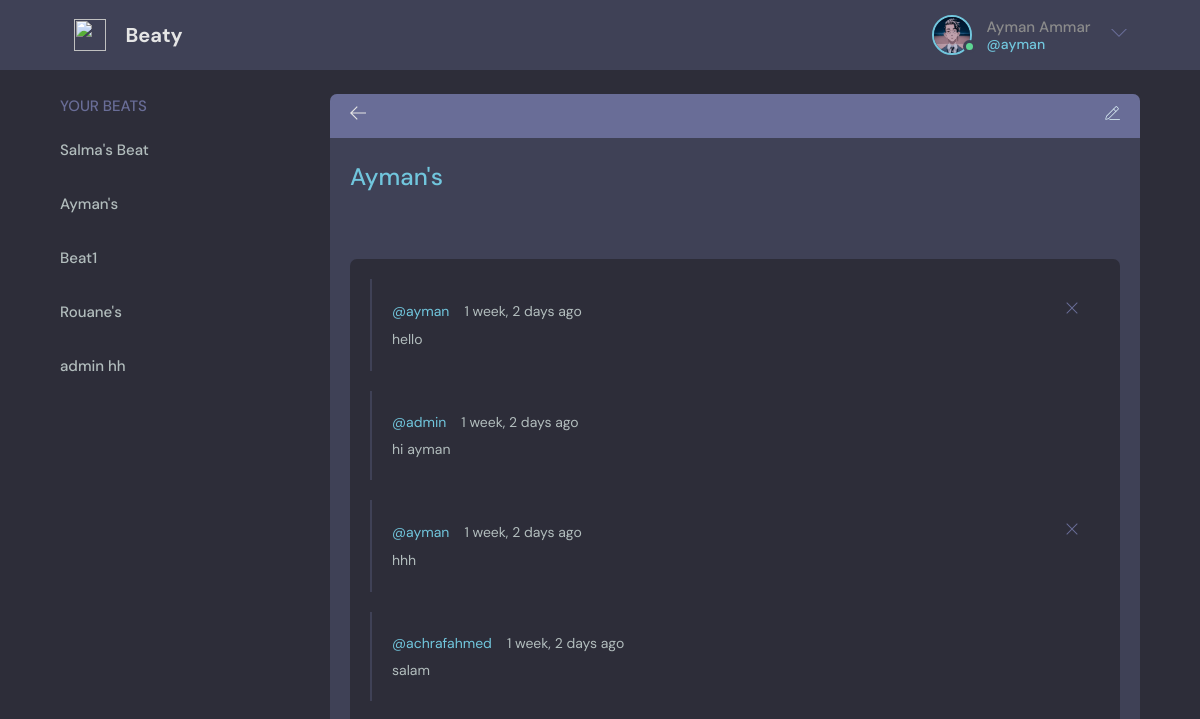
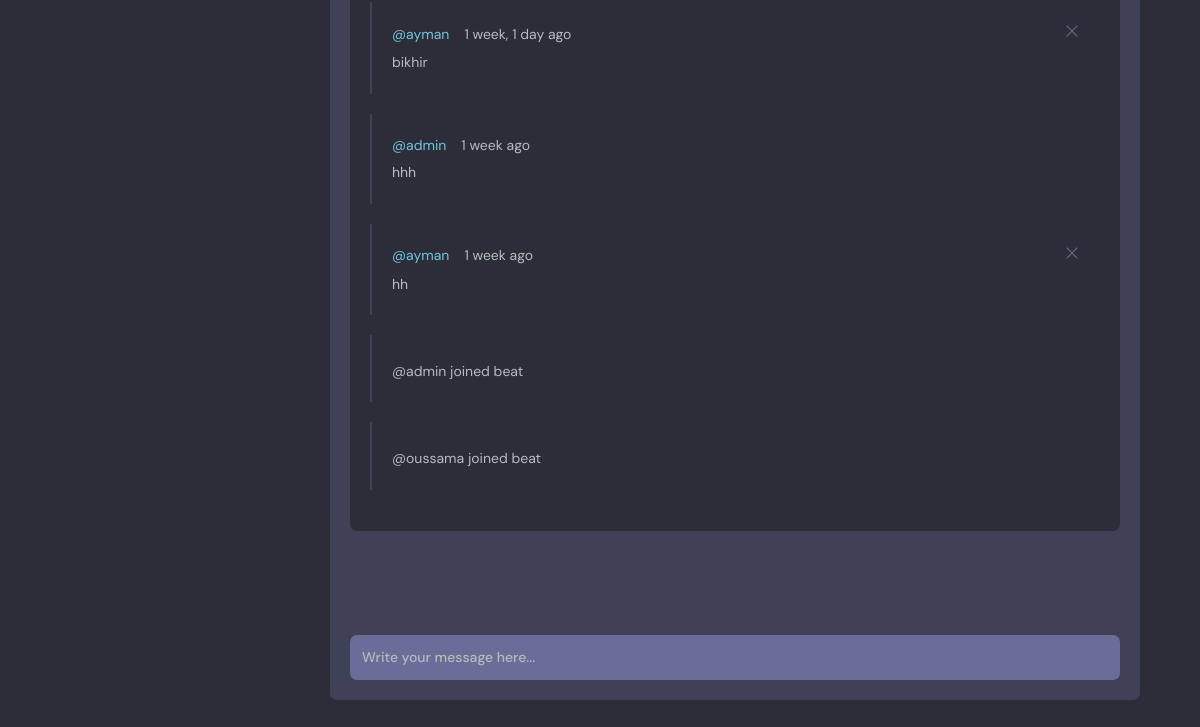
/beat/4/ (signed in), run on an earlier commit of the app's database (2 pictures, top to bottom).
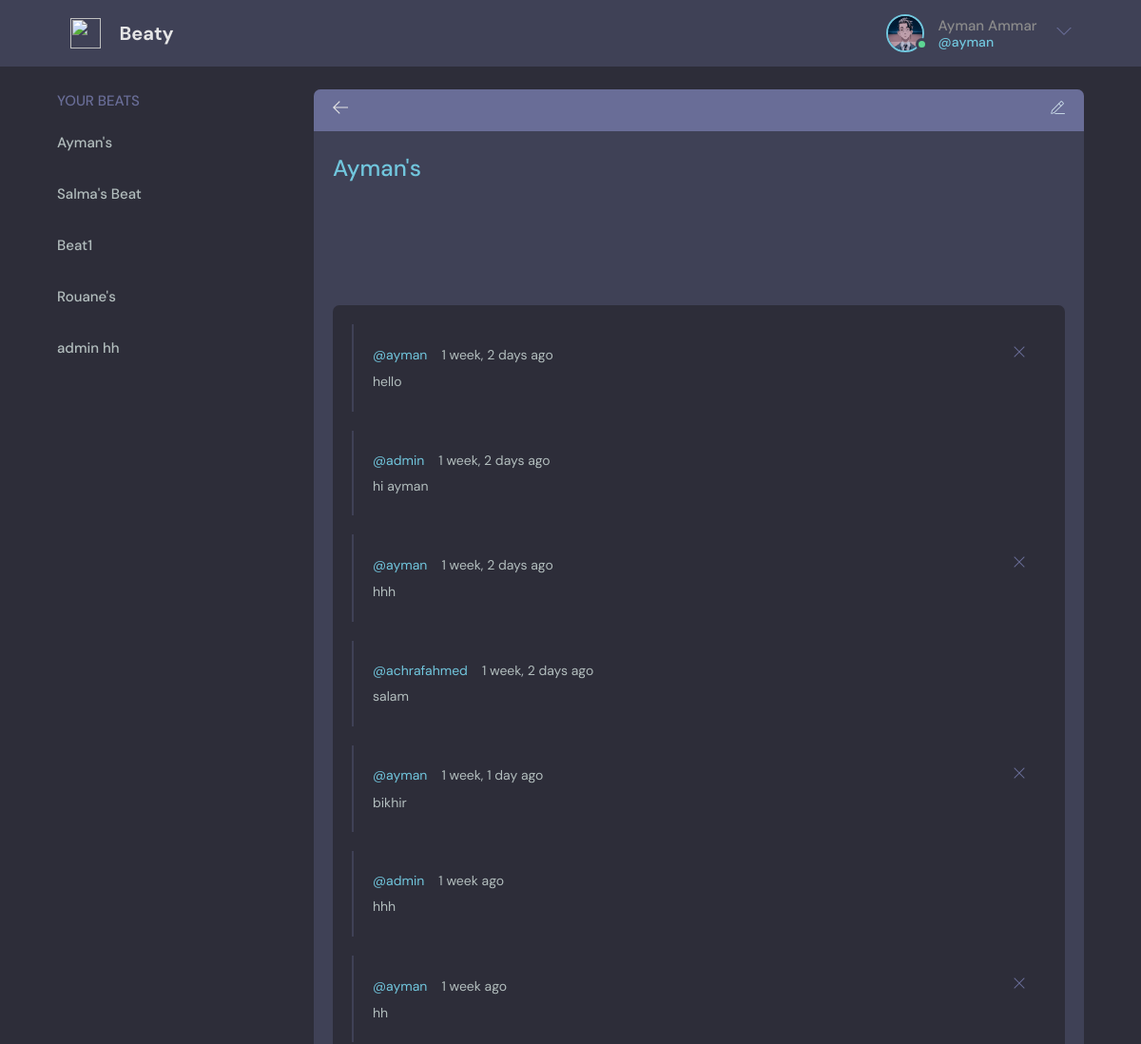
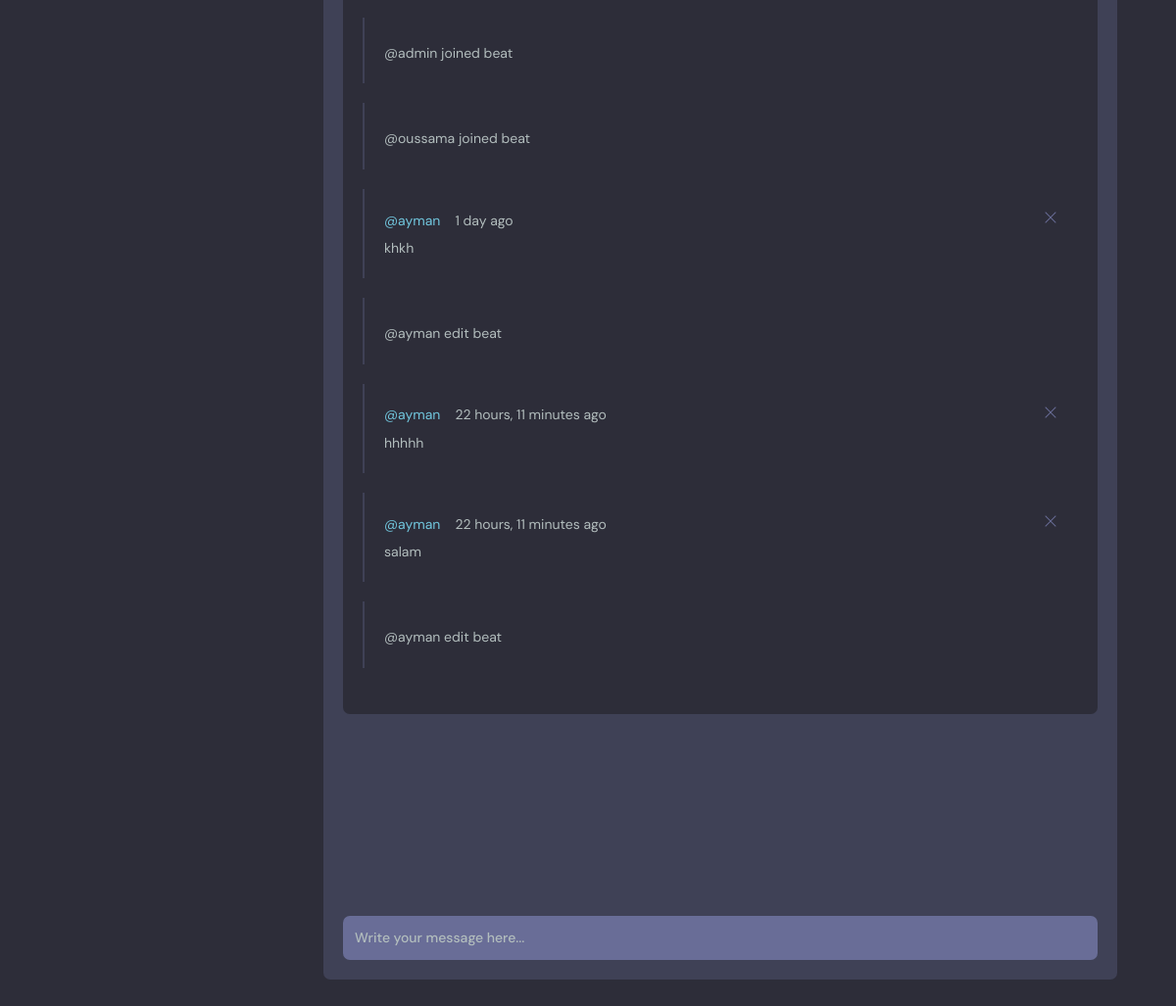
And on a later commit of the database (2 pictures, top to bottom).
### base/models.py (models this page shows, shortened)
class User(AbstractUser):
    email = models.EmailField(unique=True, null=False)
    bio = models.CharField(max_length=300, default="")
    profile_img = models.ImageField(null=True, upload_to="images/")
    birthday=models.DateField(auto_now=False, null=True, blank=True)
    USERNAME_FIELD = 'email'
    REQUIRED_FIELDS = []
    def __str__(self):
        return self.username

class Beat(models.Model):
    creater = models.ForeignKey(User, on_delete=models.CASCADE, related_name='creater')
    name = models.CharField(max_length=200)
    description = models.TextField(default="")
    members = models.ManyToManyField(User, blank=True)
    updated = models.DateTimeField(auto_now=True)
    created = models.DateTimeField(auto_now_add=True)
    class Meta:
        ordering = ['-updated']

class Message(models.Model):
    user = models.ForeignKey(User, on_delete=models.CASCADE)
    beat = models.ForeignKey(Beat, on_delete=models.CASCADE)
    body = models.TextField()
    action = models.BooleanField(default=False)
    created = models.DateTimeField(auto_now_add=True)
    class Meta:
        ordering = ['created']

### base/views.py (the view, shortened to what this page needs)
# urls.py: path('beat/<str:pk>/', views.beat, name="beat"),
@login_required(login_url='login')
def beat(request, pk):
    search = request.GET.get('search') if request.GET.get('search') else ''
    beats = request.user.beat_set.filter(
        Q(name__icontains=search) |
        Q(creater__username__icontains=search) |
        Q(description__icontains=search)
        )
    if len(beats)==0:
        beats=None
    try:
        beat = Beat.objects.get(id=pk)
    except Beat.DoesNotExist:
        return redirect('home')
    user = beat.members.filter(id=request.user.id)
    if len(user)==0:
        return redirect('join-beat', pk=beat.id)
    chat = beat.message_set.all()
    context = {'beat': beat,'user':user, 'chat': chat, 'beats': beats}
    return render(request, 'base/beat.html', context)

### base/templates/base/beat.html (shortened to what this page needs)
{% extends 'main.html' %}
{% block content %}
<main class="profile-page layout layout--2">
    <div class="container">
        {% include 'base/beats-list.html' %}
        <div class="room">
        <div class="room__top">
            <div class="room__topLeft">
            <a href="{{ request.META.HTTP_REFERER }}">
                <svg version="1.1" xmlns="http://www.w3.org/2000/svg" width="32" height="32" viewBox="0 0 32 32">
                <title>arrow-left</title>
                <path
                    d="M13.723 2.286l-13.723 13.714 13.719 13.714 1.616-1.611-10.96-10.96h27.625v-2.286h-27.625l10.965-10.965-1.616-1.607z"
                ></path>
                </svg>
            </a>
            </div>
            {% if beat.creater == request.user %}
            <div class="room__topRight">
            <a href="{% url 'edit-beat' beat.id %}">
            </a>
            </div>
            {% endif %}
        </div>
        <div class="room__box scroll">
            <div class="room__header scroll">
                <div class="room__info">
                    <h3><a href="{% url 'beat-info' beat.id %}">{{beat.name}}</a></h3>
                </div>
            </div>
            <div class="room__conversation">
                <div class="threads scroll">
                {% for msg in chat %}
                    {% if msg.action %}
                    <div class="thread">
                        <div class="thread__top">
                            <div class="thread__details">
                                {{msg.body}}
                            </div>
                        </div>
                    </div>
                    {% else %}
                    <div class="thread">
                    <div class="thread__top">
                        <div class="thread__author">
                        <a href="{% url 'profile' msg.user %}" class="thread__authorInfo">
                            <span>@{{msg.user}}</span>
                        </a>
                        <span class="thread__date">{{msg.created|timesince}} ago</span>
                        </div>
                        {% if msg.user == request.user %}
                        <a href="{% url 'delete-msg' msg.id %}" class="thread__delete">
                        <svg version="1.1" xmlns="http://www.w3.org/2000/svg" width="32" height="32" viewBox="0 0 32 32">
                            <title>remove</title>
                            <path
                            d="M27.314 6.019l-1.333-1.333-9.98 9.981-9.981-9.981-1.333 1.333 9.981 9.981-9.981 9.98 1.333 1.333 9.981-9.98 9.98 9.98 1.333-1.333-9.98-9.98 9.98-9.981z"
                            ></path>
                        </svg>
                        </a>
                        {% endif %}
                    </div>
                    <div class="thread__details">
                        {{msg.body}}
                    </div>
                    </div>
                    {% endif %}
                {% endfor %}
                </div>
            </div>
        </div>
        {%  if request.user.is_authenticated %}
        <div class="room__message">
            <form method="post">
                <input name="body" placeholder="Write your message here..." />
            </form>
        </div>
        </div>
        {% endif %}
    </div>
  </main>
  {% endblock %}

### templates/main.html (shortened to what this page needs)
<!DOCTYPE html>
{% load static %}
<html lang="en">
  <head>
    <link rel="stylesheet" type="text/css" href="{% static 'styles/style.css' %}">
  </head>
  <body>
    {% include 'navbar.html' %}
    {% block content %}
    {% endblock %}
  </body>
</html>

### templates/navbar.html (shortened to what this page needs)
{% load static %}
<header class="header header--loggedIn">
    <div class="container">
      <a href="{% url 'home' %}" class="header__logo">
        <img src="assets/logo.svg" />
        <h1>Beaty</h1>
      </a>
      <nav class="header__menu">
        {%  if request.user.is_authenticated %}
        <div class="header__user">
          <a href="{% url 'profile' request.user %}">
            <div class="avatar avatar--medium active">
              {% if not request.user.profile_img %}
                  <img src="{% static 'images/avatar.svg' %}" alt="avatar">
              {% else %}
                  <img src="{{request.user.profile_img.url}}" alt="avatar">
              {% endif %}
            </div>
            <p>{{request.user.first_name}} {{request.user.last_name}} <span>@{{request.user}}</span></p>
          </a>
          <button class="dropdown-button">
            <svg version="1.1" xmlns="http://www.w3.org/2000/svg" width="32" height="32" viewBox="0 0 32 32">
              <title>chevron-down</title>
              <path d="M16 21l-13-13h-3l16 16 16-16h-3l-13 13z"></path>
            </svg>
          </button>
        </div>
        {% else %}
        <a href="{% url 'login' %}">
          <img src="./assets/avatar.svg" />
          <p>Login</p>
        </a>
        {% endif %}
      </nav>
    </div>
  </header>

### base/templates/base/beats-list.html
<div class="topics">
    <div class="topics__header">
        <h2>Your Beats</h2>
    </div>
    {% if beats %}
    <ul class="topics__list">
        {% for beat in beats %}
        <li>
        <a href="{% url 'beat' beat.id %}">{{beat.name}}</a>
        </li>
        {% endfor %}
    </ul>
    {% else %}
	<div>
		<i>No beats..</i>
	</div>
    {% endif %}
</div>

What changed in the data, as far as the page shows it:
changed Beat "Ayman's": moves up the list
added Message: user "ayman", created "1 day", body "khkh"
added Message: body "@ayman edit beat"
added Message: user "ayman", created "22 hours, 11 minutes", body "hhhhh"
added Message: user "ayman", created "22 hours, 11 minutes", body "salam"
added Message: body "@ayman edit beat"
